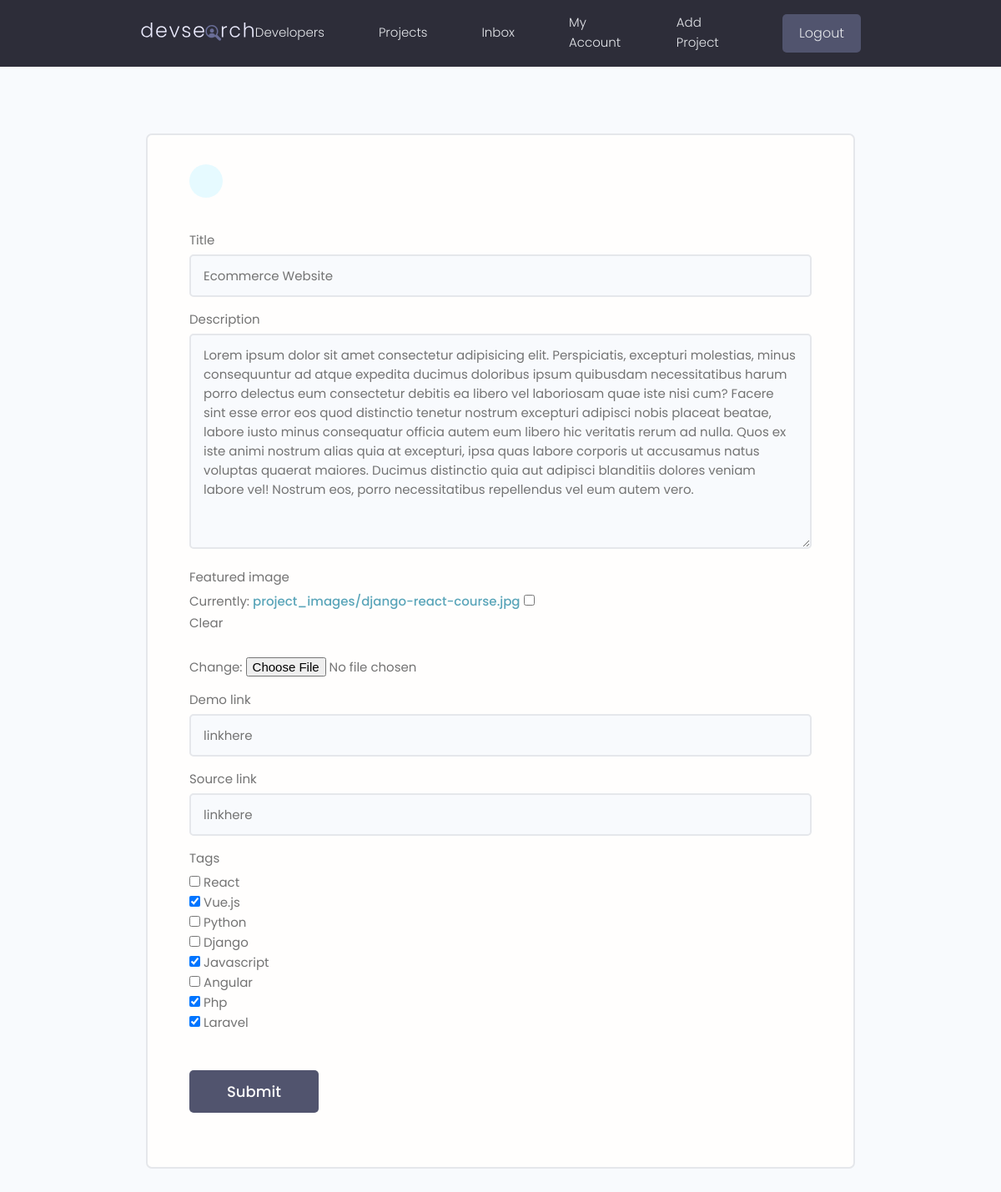
Page /projects/update-project/75d890bb-599b-41bf-b9dd-830b348ef7b8 (signed in) on the committed database.
### projects/models.py (models this page shows, shortened)
class Project(models.Model):
    owner = models.ForeignKey(Profile, null=True, blank=True, on_delete=models.SET_NULL)
    title = models.CharField(max_length=200)
    description = models.TextField(null=True, blank=True)
    featured_image = models.ImageField(null=True, default='default.png', blank=True, upload_to='project_images')
    demo_link = models.CharField(max_length=2000, null=True, blank=True)
    source_link = models.CharField(max_length=2000, null=True, blank=True)
    created = models.DateTimeField(auto_now_add=True)
    vote_total = models.IntegerField(default=0, null=True, blank=True)
    vote_ratio = models.IntegerField(default=0, null=True, blank=True)
    id = models.UUIDField(default=uuid.uuid4, unique=True, primary_key=True, editable=False)
    tags = models.ManyToManyField('Tag', blank=True)
    class Meta:
        ordering = ['-vote_ratio', '-vote_total', 'title']

### projects/views.py (the view)
# urls.py: path('update-project/<str:pk>', views.updateProject, name='update_project'),
@login_required(login_url='users:login')
def updateProject(request, pk):
    profile = request.user.profile
    data = profile.project_set.get(id=pk)
    form = ProjectForm(instance=data)
    if request.method == "POST":
        form = ProjectForm(request.POST, request.FILES, instance=data)
        if form.is_valid():
            created = form.save()
            return redirect("projects:project", created.id)
    context = {'form': form}
    return render(request, "projects/project_form.html", context)

### projects/forms.py
class ProjectForm(ModelForm):
    class Meta:
        model = Project
        fields = ['title', 'description', 'featured_image', 'demo_link', 'source_link', 'tags']
        widgets = {
            'tags': forms.CheckboxSelectMultiple(),
        }
    def __init__(self, *args, **kwargs):
        super(ProjectForm, self).__init__(*args, **kwargs)
        for name, field in self.fields.items():
            field.widget.attrs.update({'class': 'input'})

### projects/models.py (called while the page is built)
    def __str__(self):
        return self.name

### projects/templates/projects/project_form.html (shortened to what this page needs)
{% extends 'base.html' %}
{% block content %}
    <main class="formPage my-xl">
        <div class="content-box">
            <div class="formWrapper">
                <a class="backButton" href="{% url 'users:account' %}"></a>
                <br>
                <form class="form" action="" method="POST" enctype="multipart/form-data">
                    {% for field in form %}
                        <div class="form__field">
                            <label for="formInput#text">{{ field.label }} </label>
                            {{ field }}
                        </div>
                    {% endfor %}
                    <input class="btn btn--sub btn--lg  my-md" type="submit" value="Submit"/>
                </form>
            </div>
        </div>
    </main>
{% endblock %}

### static/css/app.css (style rules this page uses)
:root { --color-sub: #2d2d39; }
.btn--sub { background-color: var(--color-sub-light); }
.content-box { width: 95%; max-width: 85rem; margin: 0 auto; }
.backButton { background: var(--color-main-light); color: var(--color-main); width: 4rem; height: 4rem; display: flex; align-items: center; justify-content: center; border-radius: 50%; }
.formPage .formWrapper { list-style: none; background: var(--color-white); padding: 3.5rem 5rem; border: 2px solid var(--color-light); border-radius: 0.7rem; }

### static/uikit/styles/modules/_variables.css (style rules this page uses)
:root { --color-main: #5aa5b9; --color-main-light: #e6faff; --color-sub: #3f4156; --color-sub-light: #51546e; --color-sub-lighter: #ededfd; --color-text: #737373; --color-gray: #8b8b8b; --color-light: #e5e7eb; --color-light-gray: #767676; --color-bg: #f8fafd; --color-white: #fffefd; --color-white-light: #f3f3f3; --color-success: #359e64; --color-success-bg: #def8e8; --color-error: #fc4b0b; --color-error-bg: #fff2ee; --font-base: 'Poppins', arial, helvetica, 'Segoe UI', roboto, ubuntu, sans-serif; --font-monospace: 'Fira Code', 'Courier New', courier, monospace; --font-regular: 300; --font-medium: 500; --font-bold: 700; --generic-shadow: 1px 1px 5px #00000010; --generic-transition: all 0.3s ease-in-out; }

### static/uikit/styles/modules/_base.css (style rules this page uses)
* { margin: 0; padding: 0; box-sizing: border-box; text-rendering: optimizeLegibility; color: inherit; font-size: inherit; }
html { font-size: 50%; }
@media only screen and (min-width: 480px) { html { font-size: 56.25%; } }
@media only screen and (min-width: 1200px) { html { font-size: 62.5%; } }
body { line-height: 1.6; font-weight: 400; font-size: 1.5rem; color: var(--color-text); background-color: var(--color-bg); min-height: 100vh; }

### static/uikit/styles/modules/_typography.css (style rules this page uses)
* { font-family: var(--font-base); }
a { padding-bottom: 2px; text-decoration: none; display: inline-block; color: var(--color-main); font-weight: var(--font-medium); }

### static/uikit/styles/modules/_utilities.css (style rules this page uses)
.my-md { margin: 3rem auto; }
.my-xl { margin: 8rem auto; }

### static/uikit/styles/modules/_button.css (style rules this page uses)
.btn { display: inline-block; position: relative; cursor: pointer; background-color: var(--color-light); font-weight: var(--font-medium); color: var(--color-sub); text-decoration: none; padding: 1rem 2rem; border-radius: 0.5rem; border: none; width: -webkit-fit-content; width: -moz-fit-content; width: fit-content; height: -webkit-fit-content; height: -moz-fit-content; height: fit-content; font-size: 1.6rem; outline-width: 0; outline-color: transparent; -webkit-backface-visibility: hidden; backface-visibility: hidden; transition: all 0.3s ease-in-out; }
.btn--sub { background-color: var(--color-sub); color: var(--color-white); }
.btn--lg { font-size: 1.8rem; padding: 1.2rem 4.5rem; }

### static/uikit/styles/modules/_form.css (style rules this page uses)
.form { display: block; }
.form__field { margin-top: 1.5rem; margin-bottom: 1.5rem; }
.form__label, .form__field > label { display: block; margin-bottom: 0.5rem; color: var(--color-text); }
input.input[type='text'], input.input[type='email'], input.input[type='password'], input.input[type='number'], textarea.input { min-width: 24rem; width: 100%; padding: 1.2rem 1.5rem; border-radius: 0.5rem; border: 2px solid var(--color-light); transition: all 0.3s ease-in-out; background-color: var(--color-bg); }

### rows in the picture
Project: form "Ecommerce Website" "Lorem ipsum dolor sit amet consectetur adipisicing elit. Perspiciatis, excepturi molestias, minus consequuntur ad atque expedita ducimus doloribus ipsum quibusdam necessitatibus harum porro delectus eum consectetur debitis ea libero vel laboriosam quae iste nisi cum? Facere sint esse error eos quod distinctio tenetur nostrum excepturi adipisci nobis placeat beatae, labore iusto minus consequatur officia autem eum libero hic veritatis rerum ad nulla. Quos ex iste animi nostrum alias quia at excepturi, ipsa quas labore corporis ut accusamus natus voluptas quaerat maiores. Ducimus distinctio quia aut adipisci blanditiis dolores veniam labore vel! Nostrum eos, porro necessitatibus repellendus…" "linkhere" "linkhere"

### other values in the picture
{{ field.label }} "Title" "Description" "Featured image" "Demo link" "Source link" "Tags"
